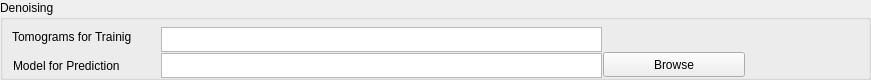
             <widget class="QGroupBox" name="groupBox_13">
              <property name="geometry">
               <rect>
                <x>4</x>
                <y>247</y>
                <width>871</width>
                <height>80</height>
               </rect>
              </property>
              <property name="title">
               <string>Denoising</string>
              </property>
              <widget class="QLabel" name="label_19">
               <property name="geometry">
                <rect>
                 <x>12</x>
                 <y>27</y>
                 <width>141</width>
                 <height>20</height>
                </rect>
               </property>
               <property name="text">
                <string>Tomograms for Trainig</string>
               </property>
              </widget>
              <widget class="QLabel" name="label_20">
               <property name="geometry">
                <rect>
                 <x>13</x>
                 <y>56</y>
                 <width>141</width>
                 <height>20</height>
                </rect>
               </property>
               <property name="text">
                <string>Model for Prediction</string>
               </property>
              </widget>
              <widget class="QTextEdit" name="textEdit_tomoForDenoiseTrain">
               <property name="geometry">
                <rect>
                 <x>161</x>
                 <y>27</y>
                 <width>441</width>
                 <height>25</height>
                </rect>
               </property>
               <property name="verticalScrollBarPolicy">
                <enum>Qt::ScrollBarAlwaysOff</enum>
               </property>
               <property name="horizontalScrollBarPolicy">
                <enum>Qt::ScrollBarAlwaysOff</enum>
               </property>
               <property name="html">
                <string>&lt;!DOCTYPE HTML PUBLIC &quot;-//W3C//DTD HTML 4.0//EN&quot; &quot;http://www.w3.org/TR/REC-html40/strict.dtd&quot;&gt;
&lt;html&gt;&lt;head&gt;&lt;meta name=&quot;qrichtext&quot; content=&quot;1&quot; /&gt;&lt;style type=&quot;text/css&quot;&gt;
p, li { white-space: pre-wrap; }
&lt;/style&gt;&lt;/head&gt;&lt;body style=&quot; font-family:'Sans Serif'; font-size:9pt; font-weight:400; font-style:normal;&quot;&gt;
&lt;p style=&quot;-qt-paragraph-type:empty; margin-top:0px; margin-bottom:0px; margin-left:0px; margin-right:0px; -qt-block-indent:0; text-indent:0px;&quot;&gt;&lt;br /&gt;&lt;/p&gt;&lt;/body&gt;&lt;/html&gt;</string>
               </property>
              </widget>
              <widget class="QTextEdit" name="textEdit_pathDenoiseModel">
               <property name="geometry">
                <rect>
                 <x>161</x>
                 <y>53</y>
                 <width>441</width>
                 <height>25</height>
                </rect>
               </property>
               <property name="inputMethodHints">
                <set>Qt::ImhMultiLine</set>
               </property>
               <property name="verticalScrollBarPolicy">
                <enum>Qt::ScrollBarAlwaysOff</enum>
               </property>
               <property name="html">
                <string>&lt;!DOCTYPE HTML PUBLIC &quot;-//W3C//DTD HTML 4.0//EN&quot; &quot;http://www.w3.org/TR/REC-html40/strict.dtd&quot;&gt;
&lt;html&gt;&lt;head&gt;&lt;meta name=&quot;qrichtext&quot; content=&quot;1&quot; /&gt;&lt;style type=&quot;text/css&quot;&gt;
p, li { white-space: pre-wrap; }
&lt;/style&gt;&lt;/head&gt;&lt;body style=&quot; font-family:'Sans Serif'; font-size:9pt; font-weight:400; font-style:normal;&quot;&gt;
&lt;p style=&quot;-qt-paragraph-type:empty; margin-top:0px; margin-bottom:0px; margin-left:0px; margin-right:0px; -qt-block-indent:0; text-indent:0px;&quot;&gt;&lt;br /&gt;&lt;/p&gt;
&lt;p style=&quot;-qt-paragraph-type:empty; margin-top:0px; margin-bottom:0px; margin-left:0px; margin-right:0px; -qt-block-indent:0; text-indent:0px;&quot;&gt;&lt;br /&gt;&lt;/p&gt;&lt;/body&gt;&lt;/html&gt;</string>
               </property>
              </widget>
              <widget class="QPushButton" name="btn_browse_denoisingModel">
               <property name="geometry">
                <rect>
                 <x>603</x>
                 <y>52</y>
                 <width>142</width>
                 <height>25</height>
                </rect>
               </property>
               <property name="text">
                <string>Browse</string>
               </property>
              </widget>
             </widget>
